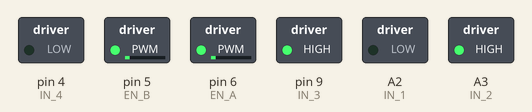
Bench run of a sketch on a simulated Arduino Uno, built with avr-gcc and run on an emulated ATmega328P. Shown: switched loads named in the sketch (green lamp = pin HIGH).

Above: at 0.1 s.
Timing chart, 0 to 1.6 s (numbered marks = the images above):
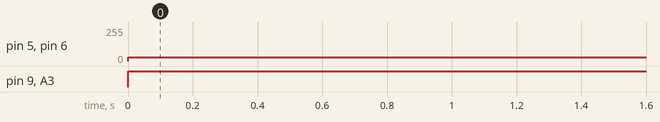

The sketch:

5_MOTORS.ino
```cpp
/*
▪ * Functions: setup() , loop() , FINAL_PWM_SENT( )
▪ * Global Variables: FINAL_PWM_SENT_TO_MOTOR_1 , FINAL_PWM_SENT_TO_MOTOR_2
*/


/*MOTOR DRIVER CONFIGURATION */
#define EN_A 6    // PWM SIGNAL FOR CONTROLLING SPEED OF MOTOR_1
#define EN_B 5    // PWM SIGNAL FOR CONTROLLING SPEED OF MOTOR_2

#define IN_1 A2   // IN_1 AND IN_2 ARE USED TO CONTROL THE DIRECTION OF MOTOR_1
#define IN_2 A3

#define IN_3 9    // IN_3 AND IN_4 ARE USED TO CONTROL THE DIRECTION OF MOTOR_2
#define IN_4 4


volatile int FINAL_PWM_SENT_TO_MOTOR_1 = 0  ;  // FINAL PWM SIGNAL(0-255) SENT TO MOTOR_1
volatile int FINAL_PWM_SENT_TO_MOTOR_2 = 0  ;  // FINAL PWM SIGNAL(0-255) SENT TO MOTOR_2


/****************************************************************************************************
* Function Name: FINAL_PWM_SENT()
* Input:  pwm signal to MOTOR_1 , pwm signal to MOTOR_2
* Output: NONE
* Logic:  USED TO CONTROL THE MOTORS USING THE PWM SIGNAL GENERATED BY THE PID CONTROLLER.
* Example Call : FINAL_PWM_SENT()
******************************************************************************************************/
void FINAL_PWM_SENT(int pwm_1  , int pwm_2 )
{

if(pwm_1<0 && pwm_2<0)      // MOVE BOTH MOTORS IN BACKWARDS DIRECTION
{

pwm_1= map(constrain(pwm_1 ,-255, 255), 0, -255, 29, 255 ); // THE MINIMUM VALUE OF PWM IS SET TO 29 SO THAT BOT CAN REACT AND CORRCT IT TILT TO VERY SMALL ANGLE CHANGE AT STAEDY STATE
pwm_2= map(constrain(pwm_2 ,-255, 255), 0, -255,  29, 255);


 analogWrite(EN_A , pwm_1 ) ;
 digitalWrite(IN_1, HIGH);
 digitalWrite(IN_2, LOW);

 analogWrite(EN_B , pwm_2)  ;
 digitalWrite(IN_3, LOW);
 digitalWrite(IN_4, HIGH);

}

else if(pwm_1>=0 && pwm_2>=0)     // MOVE BOTH MOTORS FORWARD DIRECTION
{
pwm_1 =  map(constrain(pwm_1 ,-255, 255), 0, 255, 29, 255);
pwm_2 =  map(constrain(pwm_2 ,-255, 255), 0, 255, 29 , 255);

analogWrite(EN_A , pwm_1 );
digitalWrite(IN_1, LOW);
digitalWrite(IN_2, HIGH);

analogWrite(EN_B , pwm_2)  ;

digitalWrite(IN_3, HIGH);
digitalWrite(IN_4, LOW);

}
}


/*********************************************************************************************
* Function Name : setup
* Input :  NONE
* Output:  NONE
* Logic :  TO INITALIZE ALL THE PARAMETERS ONCE
* Example Call : setup() - CALLED INTERNALLY
*********************************************************************************************/
void setup(){

    // PINMODE CONFIGURATION
    pinMode(EN_A, OUTPUT);
    pinMode(EN_B, OUTPUT);
    pinMode(IN_1, OUTPUT);
    pinMode(IN_2, OUTPUT);
    pinMode(IN_3, OUTPUT);
    pinMode(IN_4, OUTPUT);

}


/*********************************************************************************************
* Function Name : loop
* Input :  NONE
* Output:  NONE
* Logic :  CALLS FINAL_PWM_SENT() REPEATEDLY
* Example Call : loop() - AUTOMATICALLY CALLED INTERNALLY
*********************************************************************************************/
void loop(){

FINAL_PWM_SENT( FINAL_PWM_SENT_TO_MOTOR_1 , FINAL_PWM_SENT_TO_MOTOR_2) ;         // THE FINAL PWM GOING TO THE MOTORS

}
```

Measured:
- by itself, pin 5 (EN_B), pin 6 (EN_A): 0/255 → 29/255 at 0.00 s
- by itself, pin 9 (IN_3), A3 (IN_2): LOW → HIGH at 0.00 s
